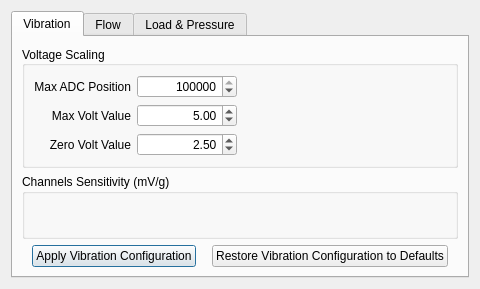
<?xml version="1.0" encoding="UTF-8"?>
<ui version="4.0">
 <class>Dialog</class>
 <widget class="QDialog" name="Dialog">
  <property name="geometry">
   <rect>
    <x>0</x>
    <y>0</y>
    <width>480</width>
    <height>289</height>
   </rect>
  </property>
  <property name="windowTitle">
   <string>Signals Configuration</string>
  </property>
  <property name="modal">
   <bool>true</bool>
  </property>
  <layout class="QVBoxLayout" name="verticalLayout">
   <item>
    <layout class="QVBoxLayout" name="verticalLayout_2">
     <item>
      <widget class="QTabWidget" name="tabWidget">
       <property name="currentIndex">
        <number>0</number>
       </property>
       <widget class="QWidget" name="tab">
        <attribute name="title">
         <string>Vibration</string>
        </attribute>
        <layout class="QVBoxLayout" name="verticalLayout_4">
         <item>
          <layout class="QVBoxLayout" name="verticalLayout_3">
           <item>
            <widget class="QGroupBox" name="groupBox">
             <property name="maximumSize">
              <size>
               <width>16777215</width>
               <height>200</height>
              </size>
             </property>
             <property name="title">
              <string>Voltage Scaling</string>
             </property>
             <property name="alignment">
              <set>Qt::AlignLeading|Qt::AlignLeft|Qt::AlignVCenter</set>
             </property>
             <layout class="QHBoxLayout" name="horizontalLayout_4">
              <item>
               <layout class="QHBoxLayout" name="horizontalLayout_5">
                <item>
                 <layout class="QFormLayout" name="formLayout">
                  <property name="labelAlignment">
                   <set>Qt::AlignRight|Qt::AlignTrailing|Qt::AlignVCenter</set>
                  </property>
                  <item row="0" column="0">
                   <widget class="QLabel" name="maxADCPositionLabel_2">
                    <property name="font">
                     <font>
                      <weight>50</weight>
                      <bold>false</bold>
                     </font>
                    </property>
                    <property name="text">
                     <string>Max ADC Position</string>
                    </property>
                    <property name="alignment">
                     <set>Qt::AlignRight|Qt::AlignTrailing|Qt::AlignVCenter</set>
                    </property>
                   </widget>
                  </item>
                  <item row="0" column="1">
                   <widget class="QSpinBox" name="maxADCPositionSpinBox">
                    <property name="minimumSize">
                     <size>
                      <width>100</width>
                      <height>0</height>
                     </size>
                    </property>
                    <property name="maximumSize">
                     <size>
                      <width>200</width>
                      <height>16777215</height>
                     </size>
                    </property>
                    <property name="alignment">
                     <set>Qt::AlignRight|Qt::AlignTrailing|Qt::AlignVCenter</set>
                    </property>
                    <property name="minimum">
                     <number>1</number>
                    </property>
                    <property name="maximum">
                     <number>999999999</number>
                    </property>
                    <property name="value">
                     <number>16777216</number>
                    </property>
                   </widget>
                  </item>
                  <item row="1" column="0">
                   <widget class="QLabel" name="maxVoltLabel">
                    <property name="font">
                     <font>
                      <weight>50</weight>
                      <bold>false</bold>
                     </font>
                    </property>
                    <property name="text">
                     <string>Max Volt Value</string>
                    </property>
                    <property name="alignment">
                     <set>Qt::AlignRight|Qt::AlignTrailing|Qt::AlignVCenter</set>
                    </property>
                   </widget>
                  </item>
                  <item row="1" column="1">
                   <widget class="QDoubleSpinBox" name="maxVoltDoubleSpinBox">
                    <property name="minimumSize">
                     <size>
                      <width>100</width>
                      <height>0</height>
                     </size>
                    </property>
                    <property name="maximumSize">
                     <size>
                      <width>200</width>
                      <height>16777215</height>
                     </size>
                    </property>
                    <property name="alignment">
                     <set>Qt::AlignRight|Qt::AlignTrailing|Qt::AlignVCenter</set>
                    </property>
                    <property name="maximum">
                     <double>999.990000000000009</double>
                    </property>
                    <property name="value">
                     <double>5.000000000000000</double>
                    </property>
                   </widget>
                  </item>
                  <item row="2" column="0">
                   <widget class="QLabel" name="minVoltLabel">
                    <property name="font">
                     <font>
                      <weight>50</weight>
                      <bold>false</bold>
                     </font>
                    </property>
                    <property name="text">
                     <string>Zero Volt Value</string>
                    </property>
                    <property name="alignment">
                     <set>Qt::AlignRight|Qt::AlignTrailing|Qt::AlignVCenter</set>
                    </property>
                   </widget>
                  </item>
                  <item row="2" column="1">
                   <widget class="QDoubleSpinBox" name="minVoltDoubleSpinBox">
                    <property name="minimumSize">
                     <size>
                      <width>100</width>
                      <height>0</height>
                     </size>
                    </property>
                    <property name="maximumSize">
                     <size>
                      <width>200</width>
                      <height>16777215</height>
                     </size>
                    </property>
                    <property name="alignment">
                     <set>Qt::AlignRight|Qt::AlignTrailing|Qt::AlignVCenter</set>
                    </property>
                    <property name="maximum">
                     <double>999.990000000000009</double>
                    </property>
                    <property name="value">
                     <double>2.500000000000000</double>
                    </property>
                   </widget>
                  </item>
                 </layout>
                </item>
                <item>
                 <spacer name="horizontalSpacer_6">
                  <property name="orientation">
                   <enum>Qt::Horizontal</enum>
                  </property>
                  <property name="sizeHint" stdset="0">
                   <size>
                    <width>40</width>
                    <height>20</height>
                   </size>
                  </property>
                 </spacer>
                </item>
               </layout>
              </item>
             </layout>
            </widget>
           </item>
          </layout>
         </item>
         <item>
          <widget class="QGroupBox" name="groupBox_2">
           <property name="title">
            <string>Channels Sensitivity (mV/g)</string>
           </property>
           <layout class="QHBoxLayout" name="horizontalLayout">
            <item>
             <layout class="QVBoxLayout" name="verticalLayout_5">
              <item>
               <layout class="QFormLayout" name="channel_sensitivities_layout"/>
              </item>
             </layout>
            </item>
           </layout>
          </widget>
         </item>
         <item>
          <layout class="QHBoxLayout" name="horizontalLayout_3">
           <item>
            <spacer name="horizontalSpacer">
             <property name="orientation">
              <enum>Qt::Horizontal</enum>
             </property>
             <property name="sizeHint" stdset="0">
              <size>
               <width>40</width>
               <height>20</height>
              </size>
             </property>
            </spacer>
           </item>
           <item>
            <widget class="QPushButton" name="apply_vib_config">
             <property name="text">
              <string>Apply Vibration Configuration</string>
             </property>
            </widget>
           </item>
           <item>
            <spacer name="horizontalSpacer_3">
             <property name="orientation">
              <enum>Qt::Horizontal</enum>
             </property>
             <property name="sizeHint" stdset="0">
              <size>
               <width>40</width>
               <height>20</height>
              </size>
             </property>
            </spacer>
           </item>
           <item>
            <widget class="QPushButton" name="default_vib_config">
             <property name="text">
              <string>Restore Vibration Configuration to Defaults</string>
             </property>
            </widget>
           </item>
           <item>
            <spacer name="horizontalSpacer_2">
             <property name="orientation">
              <enum>Qt::Horizontal</enum>
             </property>
             <property name="sizeHint" stdset="0">
              <size>
               <width>40</width>
               <height>20</height>
              </size>
             </property>
            </spacer>
           </item>
          </layout>
         </item>
        </layout>
       </widget>
       <widget class="QWidget" name="tab_2">
        <attribute name="title">
         <string>Flow</string>
        </attribute>
       </widget>
       <widget class="QWidget" name="tab_3">
        <attribute name="title">
         <string>Load &amp;&amp; Pressure</string>
        </attribute>
       </widget>
      </widget>
     </item>
    </layout>
   </item>
  </layout>
 </widget>
 <resources/>
 <connections/>
</ui>
